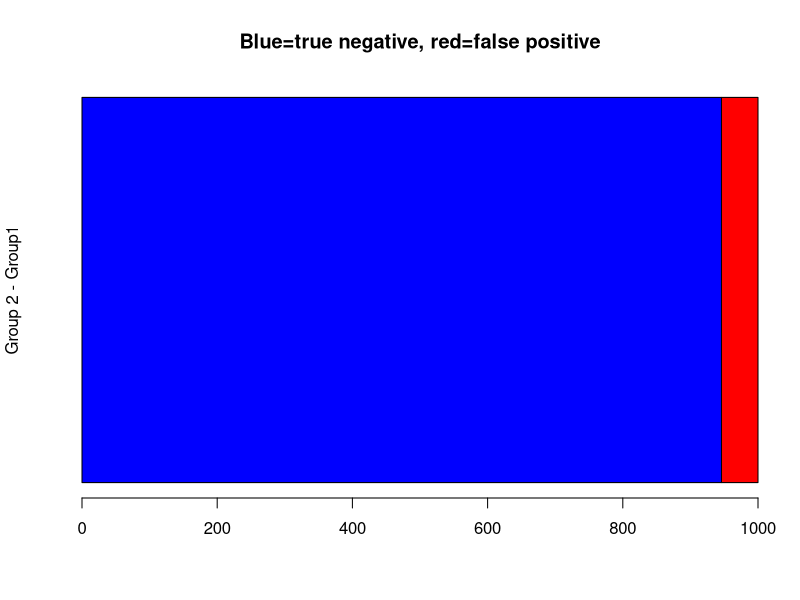
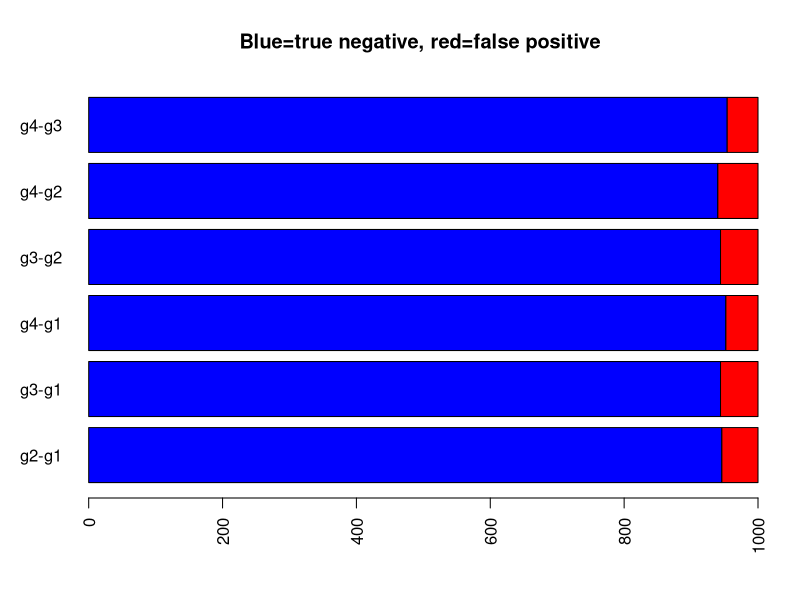
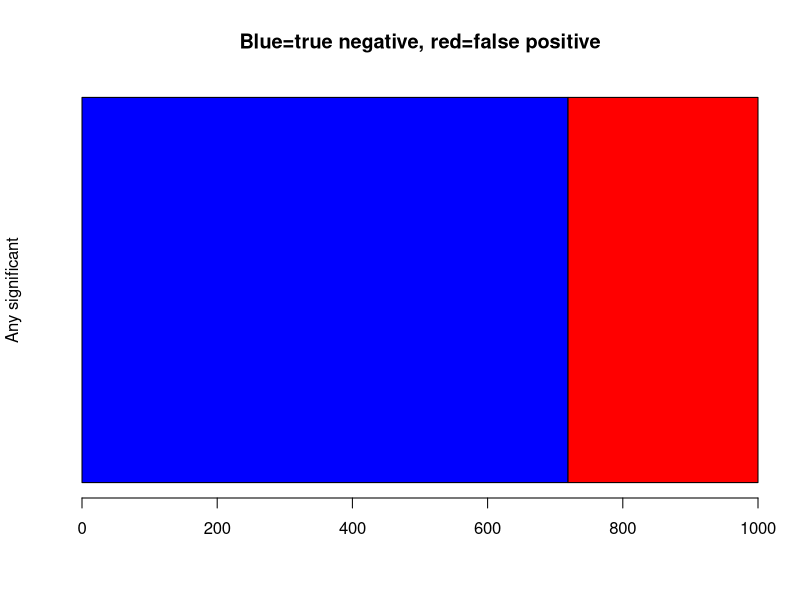

Write R code to recreate these figures, in order.
## ---- chunk 1
knitr::opts_chunk$set(echo = FALSE)
## ---- chunk 2
barplot(matrix(c(946,54)), horiz = T, xlim=c(0,1000), col=c('blue','red'), main="Blue=true negative, red=false positive", ylab="Group 2 - Group1")
## ---- chunk 3
M = matrix(c(946, 944, 952, 944, 940, 954, 54, 56, 48, 56, 60, 46), nrow=2, byrow=T)
colnames(M) = c('g2-g1','g3-g1','g4-g1','g3-g2','g4-g2','g4-g3')
barplot(M, horiz=T, col=c('blue','red'), las=2, main="Blue=true negative, red=false positive")
## ---- chunk 4
barplot(matrix(c(719,281)), horiz = T, xlim=c(0,1000), col=c('blue','red'), main="Blue=true negative, red=false positive", ylab="Any significant")
